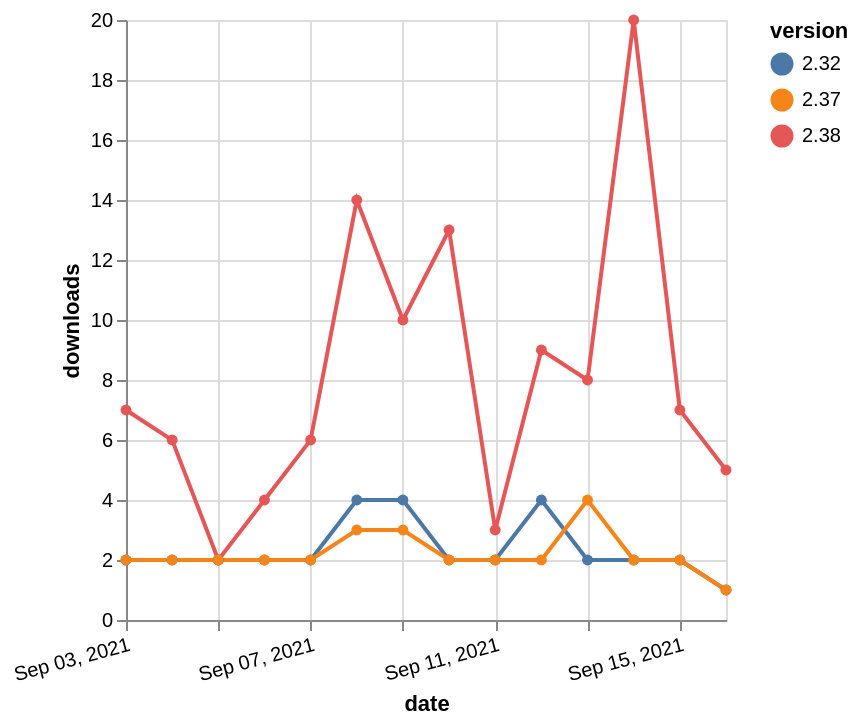

Write the Vega-Lite specification saved for this chart.
### Vega-Lite specification from a JSON file in a GitHub repository (floating-point values rounded to 4 significant figures)
{"$schema": "https://vega.github.io/schema/vega-lite/v5.json", "description": "A simple bar chart with embedded data.", "data": {"values": [{"date": "2021-09-03", "total": 6259, "delta": 7, "version": "2.38"}, {"date": "2021-09-04", "total": 6265, "delta": 6, "version": "2.38"}, {"date": "2021-09-05", "total": 6267, "delta": 2, "version": "2.38"}, {"date": "2021-09-06", "total": 6271, "delta": 4, "version": "2.38"}, {"date": "2021-09-07", "total": 6277, "delta": 6, "version": "2.38"}, {"date": "2021-09-08", "total": 6291, "delta": 14, "version": "2.38"}, {"date": "2021-09-09", "total": 6301, "delta": 10, "version": "2.38"}, {"date": "2021-09-10", "total": 6314, "delta": 13, "version": "2.38"}, {"date": "2021-09-11", "total": 6317, "delta": 3, "version": "2.38"}, {"date": "2021-09-12", "total": 6326, "delta": 9, "version": "2.38"}, {"date": "2021-09-13", "total": 6334, "delta": 8, "version": "2.38"}, {"date": "2021-09-14", "total": 6354, "delta": 20, "version": "2.38"}, {"date": "2021-09-15", "total": 6361, "delta": 7, "version": "2.38"}, {"date": "2021-09-16", "total": 6366, "delta": 5, "version": "2.38"}, {"date": "2021-09-03", "total": 5698, "delta": 2, "version": "2.32"}, {"date": "2021-09-04", "total": 5700, "delta": 2, "version": "2.32"}, {"date": "2021-09-05", "total": 5702, "delta": 2, "version": "2.32"}, {"date": "2021-09-06", "total": 5704, "delta": 2, "version": "2.32"}, {"date": "2021-09-07", "total": 5706, "delta": 2, "version": "2.32"}, {"date": "2021-09-08", "total": 5710, "delta": 4, "version": "2.32"}, {"date": "2021-09-09", "total": 5714, "delta": 4, "version": "2.32"}, {"date": "2021-09-10", "total": 5716, "delta": 2, "version": "2.32"}, {"date": "2021-09-11", "total": 5718, "delta": 2, "version": "2.32"}, {"date": "2021-09-12", "total": 5722, "delta": 4, "version": "2.32"}, {"date": "2021-09-13", "total": 5724, "delta": 2, "version": "2.32"}, {"date": "2021-09-14", "total": 5726, "delta": 2, "version": "2.32"}, {"date": "2021-09-15", "total": 5728, "delta": 2, "version": "2.32"}, {"date": "2021-09-16", "total": 5729, "delta": 1, "version": "2.32"}, {"date": "2021-09-03", "total": 2335, "delta": 2, "version": "2.37"}, {"date": "2021-09-04", "total": 2337, "delta": 2, "version": "2.37"}, {"date": "2021-09-05", "total": 2339, "delta": 2, "version": "2.37"}, {"date": "2021-09-06", "total": 2341, "delta": 2, "version": "2.37"}, {"date": "2021-09-07", "total": 2343, "delta": 2, "version": "2.37"}, {"date": "2021-09-08", "total": 2346, "delta": 3, "version": "2.37"}, {"date": "2021-09-09", "total": 2349, "delta": 3, "version": "2.37"}, {"date": "2021-09-10", "total": 2351, "delta": 2, "version": "2.37"}, {"date": "2021-09-11", "total": 2353, "delta": 2, "version": "2.37"}, {"date": "2021-09-12", "total": 2355, "delta": 2, "version": "2.37"}, {"date": "2021-09-13", "total": 2359, "delta": 4, "version": "2.37"}, {"date": "2021-09-14", "total": 2361, "delta": 2, "version": "2.37"}, {"date": "2021-09-15", "total": 2363, "delta": 2, "version": "2.37"}, {"date": "2021-09-16", "total": 2364, "delta": 1, "version": "2.37"}]}, "width": "container", "mark": {"type": "line", "point": {"filled": true}}, "encoding": {"x": {"field": "date", "type": "temporal", "timeUnit": "yearmonthdate", "title": "date", "axis": {"labelAngle": -15}}, "y": {"field": "delta", "type": "quantitative", "title": "downloads"}, "color": {"field": "version", "type": "nominal"}, "tooltip": {"field": "delta"}}}
